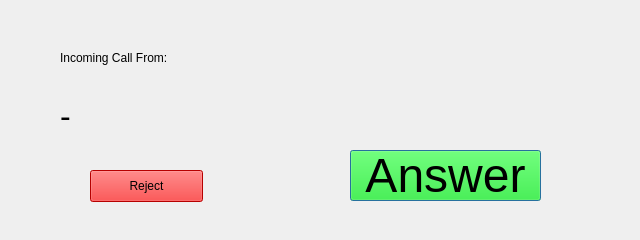
<?xml version="1.0" encoding="UTF-8"?>
<ui version="4.0">
 <class>IncomingCallDialog</class>
 <widget class="QDialog" name="IncomingCallDialog">
  <property name="windowModality">
   <enum>Qt::NonModal</enum>
  </property>
  <property name="geometry">
   <rect>
    <x>0</x>
    <y>0</y>
    <width>640</width>
    <height>240</height>
   </rect>
  </property>
  <property name="windowTitle">
   <string>Dialog</string>
  </property>
  <property name="modal">
   <bool>true</bool>
  </property>
  <widget class="QPushButton" name="pbReject">
   <property name="geometry">
    <rect>
     <x>90</x>
     <y>170</y>
     <width>113</width>
     <height>32</height>
    </rect>
   </property>
   <property name="styleSheet">
    <string notr="true">* {background-color: #F00}</string>
   </property>
   <property name="text">
    <string>Reject</string>
   </property>
  </widget>
  <widget class="QPushButton" name="pbAnswer">
   <property name="geometry">
    <rect>
     <x>350</x>
     <y>150</y>
     <width>191</width>
     <height>51</height>
    </rect>
   </property>
   <property name="font">
    <font>
     <pointsize>36</pointsize>
    </font>
   </property>
   <property name="autoFillBackground">
    <bool>false</bool>
   </property>
   <property name="styleSheet">
    <string notr="true">* {background-color: #0F0}</string>
   </property>
   <property name="text">
    <string>Answer</string>
   </property>
   <property name="autoDefault">
    <bool>false</bool>
   </property>
   <property name="default">
    <bool>true</bool>
   </property>
  </widget>
  <widget class="QLabel" name="lbCallerID">
   <property name="geometry">
    <rect>
     <x>60</x>
     <y>100</y>
     <width>511</width>
     <height>31</height>
    </rect>
   </property>
   <property name="sizePolicy">
    <sizepolicy hsizetype="Expanding" vsizetype="Preferred">
     <horstretch>0</horstretch>
     <verstretch>0</verstretch>
    </sizepolicy>
   </property>
   <property name="font">
    <font>
     <pointsize>24</pointsize>
    </font>
   </property>
   <property name="text">
    <string>-</string>
   </property>
  </widget>
  <widget class="QLabel" name="label">
   <property name="geometry">
    <rect>
     <x>60</x>
     <y>50</y>
     <width>141</width>
     <height>16</height>
    </rect>
   </property>
   <property name="text">
    <string>Incoming Call From:</string>
   </property>
  </widget>
 </widget>
 <resources/>
 <connections/>
</ui>
